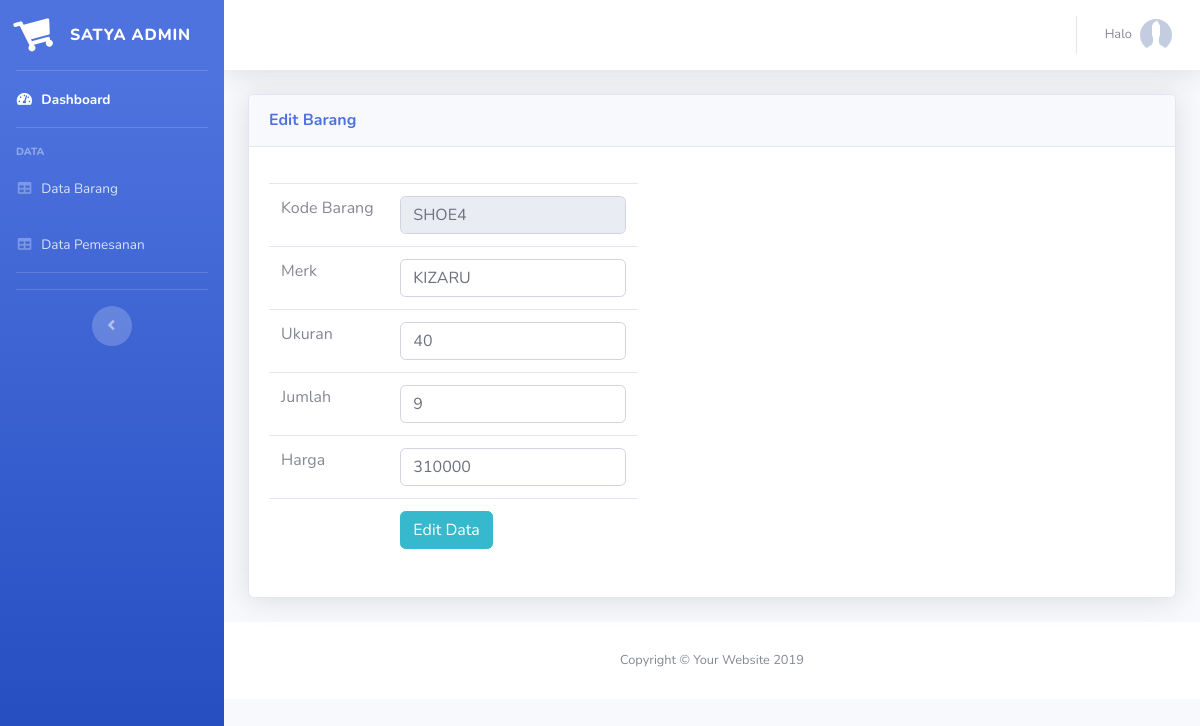
The page /sepatu/formeditbarang/SHOE4 on the database its author committed.
### tables this page shows
CREATE TABLE `barang` (
  `kode` char(5) NOT NULL,
  `merk` varchar(30) NOT NULL,
  `ukuran` int(11) NOT NULL,
  `jumlah` int(11) NOT NULL,
  `harga` bigint(20) NOT NULL
);

### application/controllers/Sepatu.php (called while the page is built, shortened)
<?php
class Sepatu extends CI_Controller {
function __construct()
    {
		$this->load->model('M_sepatu','',TRUE);
		$this->load->helper(array('url'));
    }
	function formeditbarang($kode)
	{
        $data = array();
		$data['barang'] = $this->M_sepatu->tampilbarang()->result();
        $rs            = $this->M_sepatu->get_data_barang($kode);
        $row           = $rs->row();
        $data['row']   = $row;
        $this->load->view('Admin/v_header', $data);
		$this->load->view('Admin/v_editbarang',$data);
	}
}

### index.php (called while the page is built, shortened)
<?php
require_once BASEPATH.'core/CodeIgniter.php';

### application/models/M_sepatu.php (called while the page is built, shortened)
<?php
class M_sepatu extends CI_Model{
 public $barang = "barang";
	function get_data_barang($kode)
    {
        $this->db->where('kode', $kode);
        return $this->db->get($this->barang);
    }
}

### application/views/Admin/v_editbarang.php (the view, shortened to what this page needs)
<head>
</head>
    <div id="content-wrapper" class="d-flex flex-column">
      <div id="content">
        <nav class="navbar navbar-expand navbar-light bg-white topbar mb-4 static-top shadow">
          <ul class="navbar-nav ml-auto">
            <li class="nav-item dropdown no-arrow">
              <a class="nav-link dropdown-toggle" href="#" id="userDropdown" role="button" data-toggle="dropdown" aria-haspopup="true" aria-expanded="false">
                <span class="mr-2 d-none d-lg-inline text-gray-600 small">Halo <?php echo $this->session->userdata('name');?></span>
                <img class="img-profile rounded-circle">
              </a>
            </li>
          </ul>
        </nav>
        <div class="container-fluid">
          <div class="card shadow mb-4">
            <div class="card-header py-3">
              <h6 class="m-0 font-weight-bold text-primary">Edit Barang</h6>
            </div>
            <div class="card-body">
			 <table class="table table-condensed col-md-5">
             <form method="post" action="<?php echo base_url(). 'sepatu/editbarang'; ?>">
			 <tr>
				<div class="form-group">
					<td>Kode Barang</td>
					<td colspan="2"><input class = "form-control" type="text" name="kode" value="<?php echo $row->kode ?>" readonly></td>
				</div>
			</tr>
			<tr>
				<div class="form-group">
					<td>Merk</td>
					<td colspan="2"><input class = "form-control" type="text" name="merk" value="<?php echo $row->merk ?>" required></td>
				</div>
			</tr>
			 <tr>
				<div class="form-group">
					<td>Ukuran</td>
					<td colspan="2"><input class = "form-control" type="number" name="ukuran" value="<?php echo $row->ukuran ?>"required></td>
				</div>
			</tr>
			 <tr>
				<div class="form-group">
					<td>Jumlah</td>
					<td colspan="2"><input class = "form-control" type="number" name="jumlah" value="<?php echo $row->jumlah ?>"required></td>
				</div>
			</tr>
			 <tr>
				<div class="form-group">
					<td>Harga</td>
					<td colspan="2"><input class = "form-control" type="number" name="harga" value="<?php echo $row->harga ?>"required></td>
				</div>
			</tr>
			<tr>
				<td>&nbsp;</td>
				<td><input class ="btn btn-info" type="submit" value="Edit Data"><td>
			</tr>
			 </form>
           </table>
            </div>
          </div>
        </div>
      <footer class="sticky-footer bg-white">
        <div class="container my-auto">
          <div class="copyright text-center my-auto">
            <span>Copyright &copy; Your Website 2019</span>
          </div>
        </div>
      </footer>
    </div>
  </div>
</body>
</html>

### rows shown on the page
barang: kode "SHOE4", merk "KIZARU", ukuran "40", jumlah "9", harga "310000"
